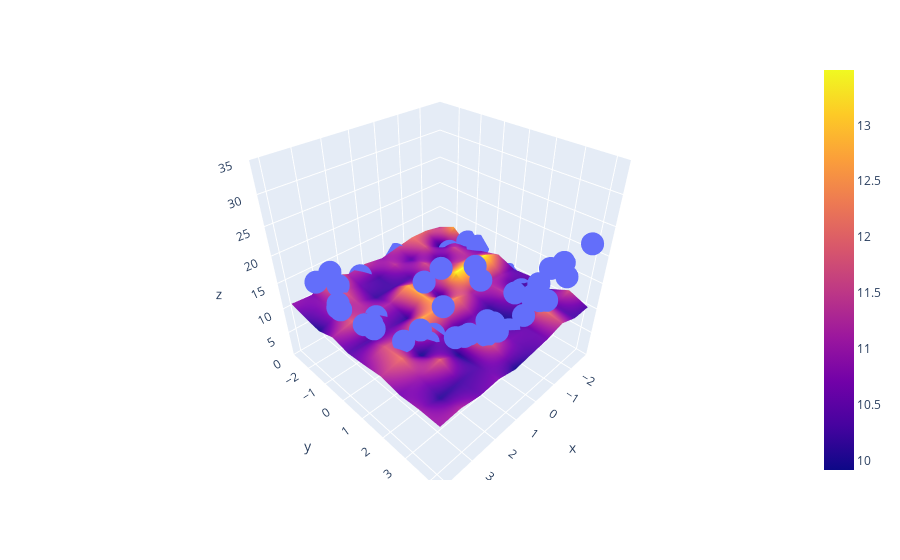

The notebook cell this image was saved under:
### Code cell
fig = px.scatter_3d(x=x.ravel(), y=y.ravel(), z=z.ravel())

fig.add_trace(go.Surface(x = x_input, y = y_input, z =z_final))

fig.update_layout(scene = dict(zaxis = dict(range=[0,35])))

fig.show()
